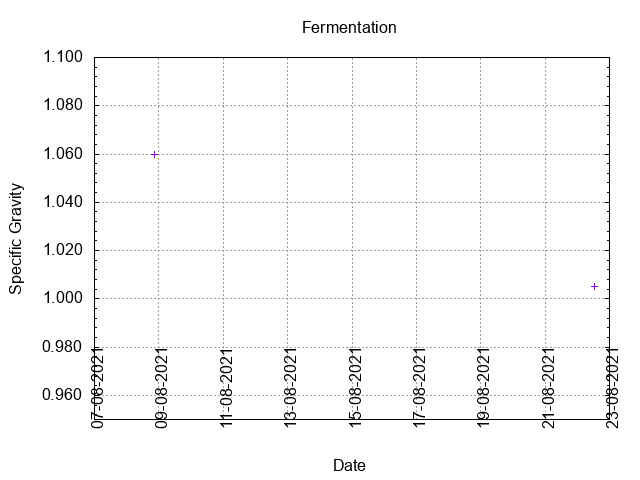

Source code (gnuplot):
# setup graph
set term png
output_file = "gravity.png"
set output output_file
set title "Fermentation"
set style data lines
set ylabel "Specific Gravity"
set yrange [0.95:1.1]
set grid y
set ytics 0.02
set mytics 5
set xlabel "Date"
set grid x
set xtics rotate by 90 scale 0 offset 0.5,0
set autoscale x
set xdata time
set timefmt "%d-%m-%Y  %H:%M"
set format x "%d-%m-%Y"
plot "fermentation.data" using 1:5 title ""
# set output back to default
set output
# reset terminal type
set terminal pop
